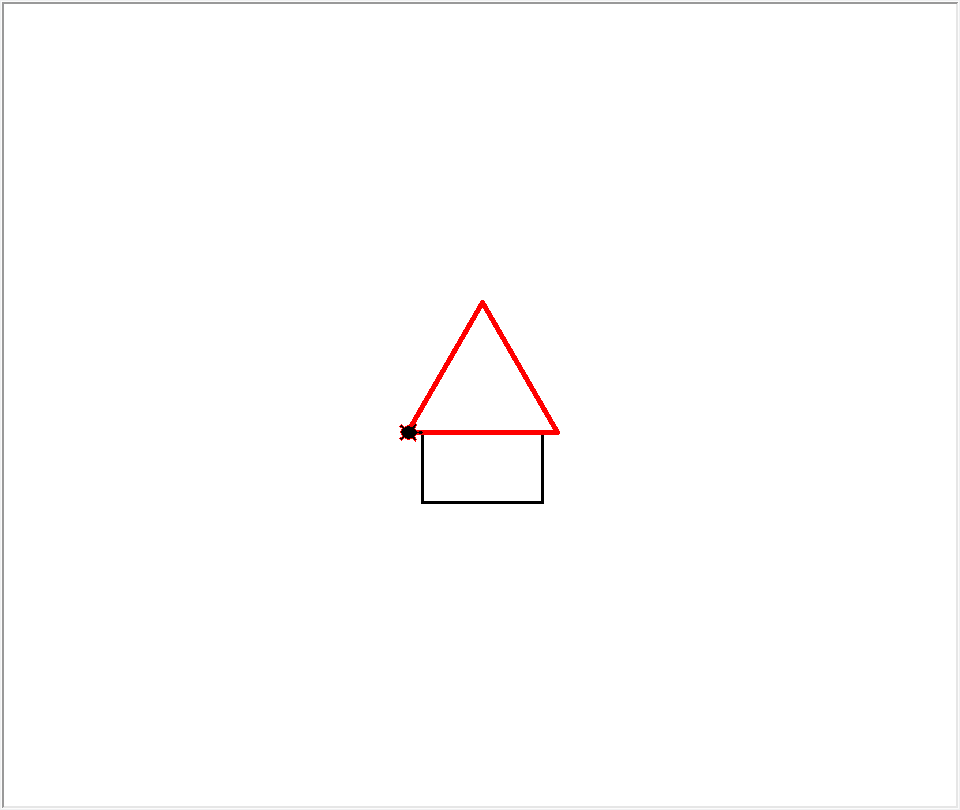

The Python source for this figure:
import turtle

tina = turtle.Turtle(shape = "turtle")
#turtle.tracer(False)

tina.left(90)

tina.penup()
tina.back(25)
tina.right(90)
tina.back(60)
tina.pendown()

# Wand
tina.pensize(3)
tina.forward(120)
tina.right(90)
tina.forward(70)
tina.right(90)
tina.forward(120)
tina.right(90)
tina.forward(70)
tina.right(90)

tina.penup()
tina.back(15)
tina.pendown()

# Dach
tina.pensize(5)
tina.pencolor("red")
tina.forward(150)
tina.left(120)
tina.forward(150)
tina.left(120)
tina.forward(150)
tina.left(120)

turtle.Screen().exitonclick()
